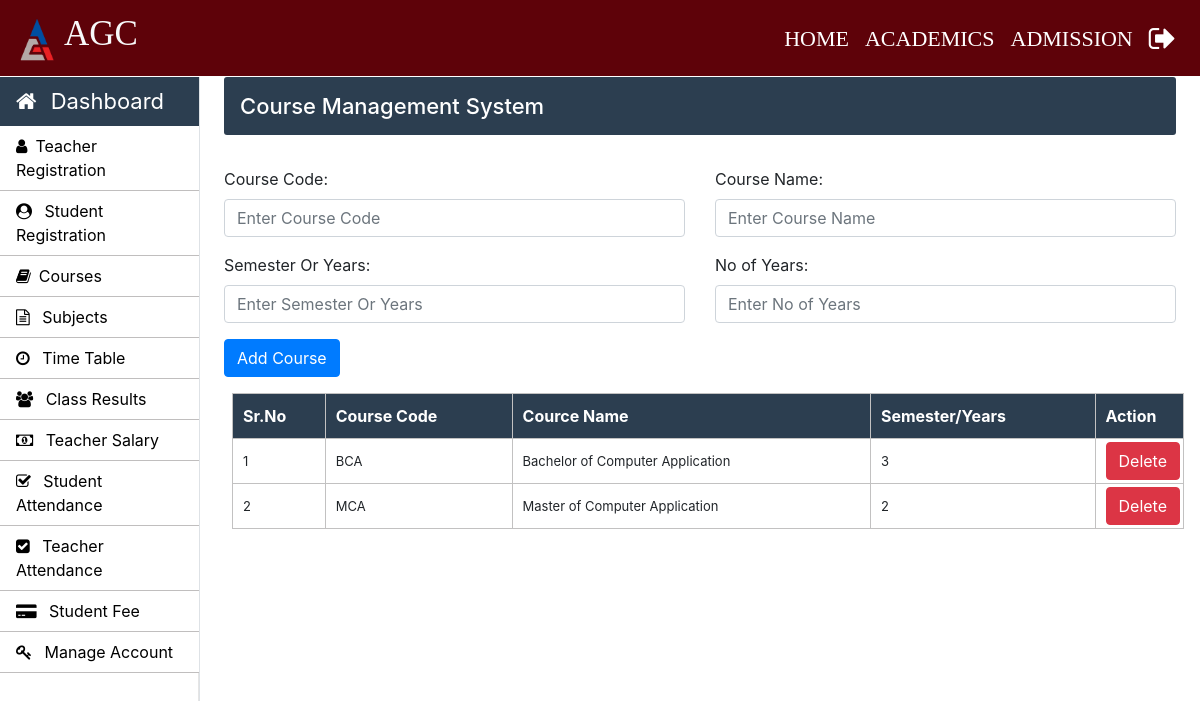
The page /Admin/courses.php (signed in) on the database its author committed.
### tables this page shows
CREATE TABLE `courses` (
  `course_code` varchar(10) NOT NULL,
  `course_name` varchar(50) NOT NULL,
  `semester_or_year` varchar(10) NOT NULL,
  `no_of_year` int(10) NOT NULL
);

### Admin/courses.php (the view, shortened to what this page needs)
<?php
		require_once "../connection/connection.php";
	?>
<!doctype html>
<html lang="en">
	<head>
	</head>
	<body>
		<?php include('../common/common-header.php') ?>
		<?php include('../common/admin-sidebar.php') ?>
		<main role="main" class="col-xl-10 col-lg-9 col-md-8 ml-sm-auto px-md-4 mb-2 w-100">
			<div class="sub-main">
				<div class="bar-margin text-center d-flex flex-wrap flex-md-nowrap pt-3 pb-2 mb-3 text-white admin-dashboard pl-3">
					<h4>Course Management System </h4>
				</div>
				<div class="row">
					<div class="col-md-12">
						<form action="courses.php" method="post">
							<div class="row mt-3">
								<div class="col-md-6">
									<div class="form-group">
										<label for="exampleInputEmail1">Course Code: </label>
										<input type="text" name="course_code" class="form-control" required placeholder="Enter Course Code">
									</div>
								</div>
								<div class="col-md-6">
									<div class="form-group">
										<label for="exampleInputPassword1">Course Name:</label>
										<input type="text" name="course_name" class="form-control" required placeholder="Enter Course Name">
									</div>
								</div>
							</div>
							<div class="row">
								<div class="col-md-6">
									<div class="form-group">
										<label for="exampleInputEmail1">Semester Or Years:</label>
										<input type="text" name="semester_or_year" class="form-control" required placeholder="Enter Semester Or Years">
									</div>
								</div>
								<div class="col-md-6">
									<div class="form-group">
										<label for="exampleInputPassword1">No of Years:</label>
										<input type="text" name="no_of_year" class="form-control" required  placeholder="Enter No of Years">
									</div>
								</div>
							</div>
							<div class="row w-100">
								<div class="col-md-12">
									<input type="submit" name="sub" value="Add Course" class=" btn btn-primary ml-auto">
								</div>
							</div>
						</form>
					</div>
				</div>
				<div class="row">
					<div class="col-md-12 ml-2">
						<section class="mt-3">
							<table class="w-100 table-elements mb-5 table-three-tr" cellpadding="3">
								<tr class="table-tr-head table-three text-white">
									<th>Sr.No</th>
									<th>Course Code</th>
									<th>Cource Name</th>
									<th>Semester/Years</th>
									<th>Action</th>
								</tr>
								<?php
									$sr=1;
									$query="select course_code,course_name,no_of_year from courses";
									$run=mysqli_query($con,$query);
									while($row=mysqli_fetch_array($run)) {
									echo	"<tr>";
									echo	"<td>".$sr++."</td>";
									echo	"<td>".$row['course_code']."</td>";
									echo	"<td>".$row['course_name']."</td>";
									echo	"<td>".$row['no_of_year']."</td>";
									echo	"<td width='20'><a class='btn btn-danger' href=delete-function.php?course_code=".$row['course_code'].">Delete</a></td>";
									echo	"</tr>";
									}
								?>
							</table>
						</section>
					</div>
				</div>
			</div>
		</main>
	</body>
</html>

### Css/style.css (style rules this page uses)
h4 { font-size: 22px; }
.admin-dashboard { margin-top: 1px !important; background: #2c3e50 !important; border-radius: 3px; }
.table-elements tr, td, th { font-size: 13px; border: 1px solid rgb(194, 193, 193); padding-left: 10px !important; }
.table-three { background: #2c3e50 !important; }
.table-tr-head { height: 45px !important; padding: 10px !important; margin-top: 5px !important; }
.table-font-for-transcript td, th { font-size: 16px !important; }

### rows shown on the page
courses: course_code "BCA", course_name "Bachelor of Computer Application", no_of_year "3"
courses: course_code "MCA", course_name "Master of Computer Application", no_of_year "2"
